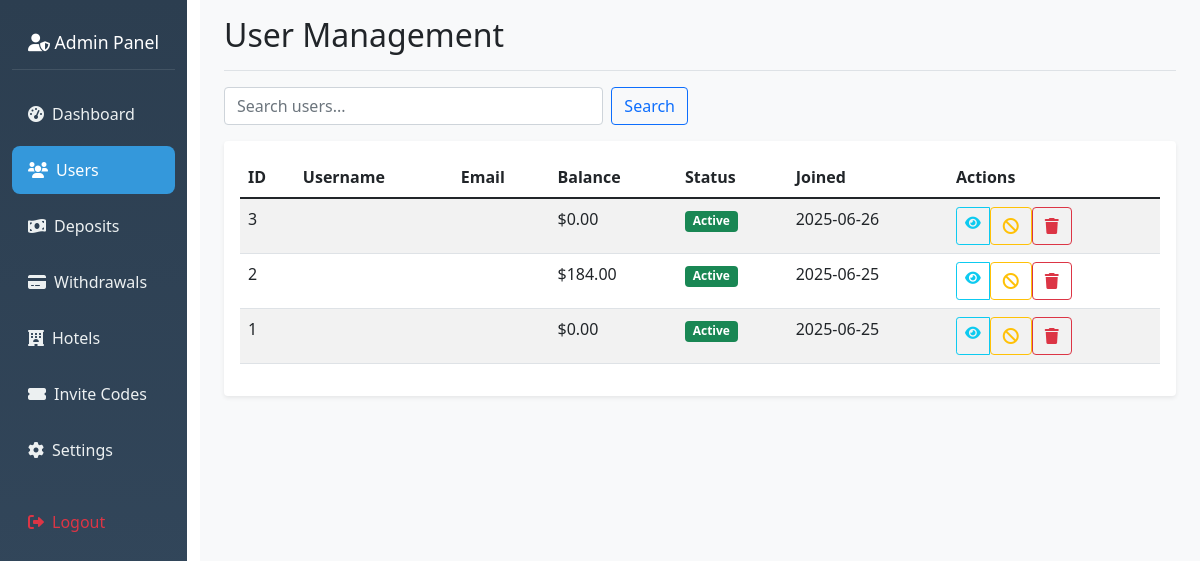
The page /admin/users (signed in) on the database as committed earlier.
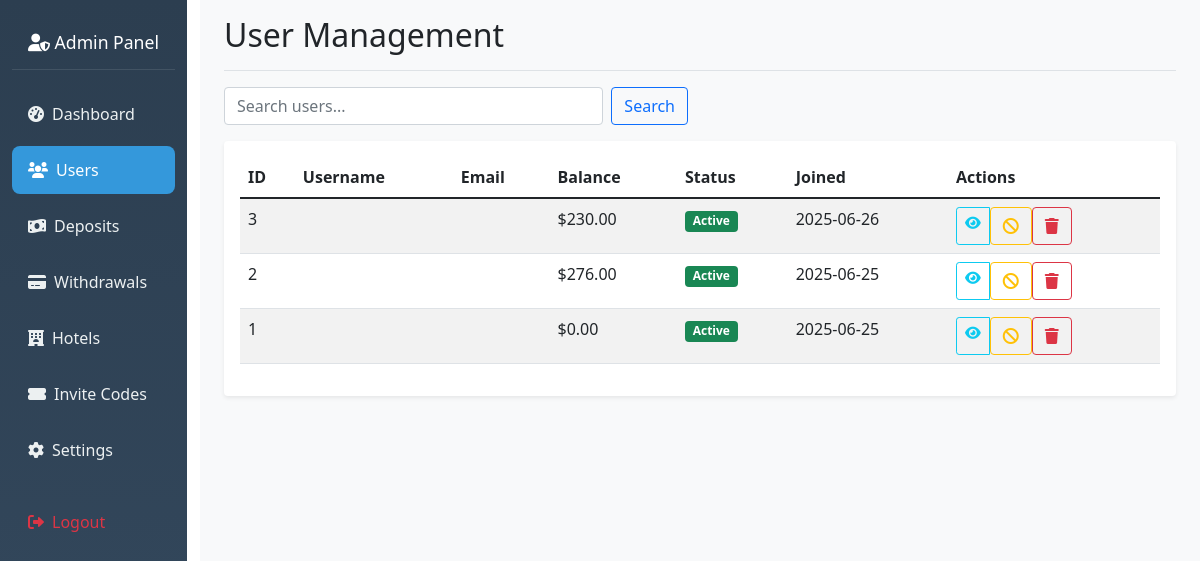
The same page on the database as committed later.
### hotel_app/models.py (models this page shows, shortened)
class User(db.Model, UserMixin):
    id = db.Column(db.Integer, primary_key=True)
    nickname = db.Column(db.String(80))
    user_id = db.Column(db.String(6), unique=True)
    agent_id = db.Column(db.String(6), unique=True)
    contact = db.Column(db.String(20))
    invitation_code = db.Column(db.String(20))
    member_points = db.Column(db.Integer, default=0)
    balance = db.Column(db.Float, default=0.0)
    vip_level = db.Column(db.String(10), default='VIP0')
    withdrawal_password = db.Column(db.String(100))
    password_hash = db.Column(db.String(100))
    is_active = db.Column(db.Boolean, default=False)
    created_at = db.Column(db.DateTime, default=datetime.utcnow)
    reservations = db.relationship('Reservation', backref='user', lazy=True)
    deposit_requests = db.relationship('DepositRequest', backref='user', lazy=True)
    withdrawal_requests = db.relationship('WithdrawalRequest', backref='user', lazy=True)

### hotel_app/routes.py (the view)
@app.route('/admin/users')
@admin_required
def view_users():
    page = request.args.get('page', 1, type=int)
    search = request.args.get('search', '')
    users_query = User.query
    if search:
        users_query = users_query.filter(
            User.nickname.contains(search) |
            User.user.agent_id.contains(search)
        )
    users = users_query.order_by(User.id.desc()).paginate(
        page=page, per_page=20, error_out=False
    )
    return render_template('admin_users.html', users=users, search=search)

### hotel_app/routes.py (called while the page is built)
def admin_required(f):
    @wraps(f)
    def wrapper(*args, **kwargs):
        admin_id = session.get('admin_id')
        if not admin_id:
            flash("Admin login required.", "danger")
            return redirect(url_for('admin_login'))
        admin = Admin.query.get(admin_id)
        if not admin or not admin.is_active:
            session.pop('admin_id', None)
            flash("Admin access denied.", "danger")
            return redirect(url_for('admin_login'))
        return f(*args, **kwargs)
    return wrapper

@app.before_request
def check_admin_routes():
    if request.endpoint and request.endpoint.startswith('admin_') and request.endpoint != 'admin_login':
        if 'admin_id' not in session:
            return redirect(url_for('admin_login'))

### hotel_app/templates/admin_users.html (shortened to what this page needs)
{% extends "admin_base.html" %}
{% block content %}
<div class="d-flex justify-content-between flex-wrap flex-md-nowrap align-items-center pb-2 mb-3 border-bottom">
    <h1 class="h2">User Management</h1>
</div>
<div class="row mb-3">
    <div class="col-md-6">
        <form method="GET" class="d-flex">
            <input type="text" class="form-control me-2" name="search" value="{{ search }}" placeholder="Search users...">
            <button type="submit" class="btn btn-outline-primary">Search</button>
        </form>
    </div>
</div>
<div class="card">
    <div class="card-body">
        <div class="table-responsive">
            <table class="table table-striped">
                <thead>
                    <tr>
                        <th>ID</th>
                        <th>Username</th>
                        <th>Email</th>
                        <th>Balance</th>
                        <th>Status</th>
                        <th>Joined</th>
                        <th>Actions</th>
                    </tr>
                </thead>
                <tbody>
                    {% for user in users.items %}
                    <tr>
                        <td>{{ user.id }}</td>
                        <td>{{ user.username }}</td>
                        <td>{{ user.email }}</td>
                        <td>${{ "%.2f"|format(user.balance or 0) }}</td>
                        <td>
                            <span class="badge bg-{{ 'success' if user.is_active else 'secondary' }}">
                                {{ 'Active' if user.is_active else 'Inactive' }}
                            </span>
                        </td>
                        <td>{{ user.created_at.strftime('%Y-%m-%d') if user.created_at else 'N/A' }}</td>
                        <td>
                            <div class="btn-group btn-group-sm">
                                <a href="{{ url_for('view_user_details', user_id=user.id) }}" class="btn btn-outline-info">
                                    <i class="fas fa-eye"></i>
                                </a>
                                <form method="POST" action="{{ url_for('toggle_user', user_id=user.id) }}" class="d-inline">
                                    <button type="submit" class="btn btn-outline-{{ 'warning' if user.is_active else 'success' }}">
                                        <i class="fas fa-{{ 'ban' if user.is_active else 'check' }}"></i>
                                    </button>
                                </form>
                                <form method="POST" action="{{ url_for('delete_user', user_id=user.id) }}" class="d-inline"
                                      onsubmit="return confirm('Are you sure you want to delete this user?')">
                                    <button type="submit" class="btn btn-outline-danger">
                                        <i class="fas fa-trash"></i>
                                    </button>
                                </form>
                            </div>
                        </td>
                    </tr>
                    {% endfor %}
                </tbody>
            </table>
        </div>
    </div>
</div>
{% endblock %}

### hotel_app/templates/admin_base.html (shortened to what this page needs)
<!DOCTYPE html>
<html lang="en">
    <head>
        <link href="https://cdn.jsdelivr.net/npm/bootstrap@5.1.3/dist/css/bootstrap.min.css" rel="stylesheet">
        <link href="https://cdnjs.cloudflare.com/ajax/libs/font-awesome/6.0.0/css/all.min.css" rel="stylesheet">
        <link rel="stylesheet" href="{{ url_for('static', filename='css/admin.css') }}">
    </head>
    <body>
        <div class="container-fluid">
            <div class="row">
                <nav class="col-md-3 col-lg-2 d-md-block sidebar" id="sidebar">
                    <div class="position-sticky pt-3">
                        <div class="nav-header text-center">
                            <h4 class="text-white">
                                <i class="fas fa-user-shield"></i> Admin Panel
                            </h4>
                        </div>
                        <ul class="nav flex-column">
                            <li class="nav-item">
                                <a class="nav-link {% if request.endpoint == 'admin_dashboard' %}active{% endif %}"
                                    href="{{ url_for('admin_dashboard') }}">
                                    <i class="fas fa-tachometer-alt"></i>
                                    <span>Dashboard</span>
                                </a>
                            </li>
                            <li class="nav-item">
                                <a class="nav-link {% if request.endpoint == 'view_users' %}active{% endif %}"
                                    href="{{ url_for('view_users') }}">
                                    <i class="fas fa-users"></i>
                                    <span>Users</span>
                                </a>
                            </li>
                            <li class="nav-item">
                                <a class="nav-link {% if request.endpoint == 'view_deposits' %}active{% endif %}"
                                    href="{{ url_for('view_deposits') }}">
                                    <i class="fas fa-money-bill-wave"></i>
                                    <span>Deposits</span>
                                </a>
                            </li>
                            <li class="nav-item">
                                <a class="nav-link {% if request.endpoint == 'view_withdrawals' %}active{% endif %}"
                                    href="{{ url_for('view_withdrawals') }}">
                                    <i class="fas fa-credit-card"></i>
                                    <span>Withdrawals</span>
                                </a>
                            </li>
                            <li class="nav-item">
                                <a class="nav-link {% if request.endpoint == 'manage_hotels' %}active{% endif %}"
                                    href="{{ url_for('manage_hotels') }}">
                                    <i class="fas fa-hotel"></i>
                                    <span>Hotels</span>
                                </a>
                            </li>
                            <li class="nav-item">
                                <a class="nav-link {% if request.endpoint == 'generate_invitation_code' %}active{% endif %}"
                                    href="{{ url_for('generate_invitation_code') }}">
                                    <i class="fas fa-ticket-alt"></i>
                                    <span>Invite Codes</span>
                                </a>
                            </li>
                            <li class="nav-item">
                                <a class="nav-link {% if request.endpoint == 'admin_settings' %}active{% endif %}"
                                    href="{{ url_for('admin_settings') }}">
                                    <i class="fas fa-cog"></i>
                                    <span>Settings</span>
                                </a>
                            </li>
                            <li class="nav-item mt-3">
                                <a class="nav-link text-danger" href="{{ url_for('admin_logout') }}">
                                    <i class="fas fa-sign-out-alt"></i>
                                    <span>Logout</span>
                                </a>
                            </li>
                        </ul>
                    </div>
                </nav>
                <main class="col-md-9 ms-sm-auto col-lg-10 px-md-4 main-content">
                    <div class="pt-3 pb-2 mb-3">
                        {% block content %}{% endblock %}
                    </div>
                </main>
            </div>
        </div>
    </body>
</html>

### hotel_app/static/css/admin.css (style rules this page uses)
.sidebar { min-height: 100vh; background: linear-gradient(180deg, #2c3e50 0%, #34495e 100%); position: fixed; top: 0; left: 0; z-index: 1000; transform: translateX(-100%); transition: transform 0.3s ease-in-out; width: 250px; }
.sidebar .nav-link { color: #ecf0f1; padding: 0.75rem 1rem; border-radius: 0.5rem; margin: 0.25rem 0; display: flex; align-items: center; gap: 0.5rem; }
.sidebar .nav-link:hover, .sidebar .nav-link.active { background-color: #3498db; color: white; }
.main-content { background-color: #f8f9fa; min-height: 100vh; transition: margin-left 0.3s ease-in-out; }
.card { border: none; box-shadow: 0 0.125rem 0.25rem rgba(0, 0, 0, 0.075); }
@media (min-width: 769px) { .sidebar { position: relative; transform: translateX(0); width: auto; } }
@media (min-width: 769px) { .main-content { margin-left: 0; padding-left: 15px; padding-top: 0; } }
.nav-header { padding: 1rem; border-bottom: 1px solid rgba(255,255,255,0.1); margin-bottom: 1rem; }
.nav-header h4 { margin: 0; font-size: 1.1rem; }

Rows that differ between the two databases and show on the page:
changed User id 3: balance "0.00" → "230.00"
changed User id 2: balance "184.00" → "276.00"
